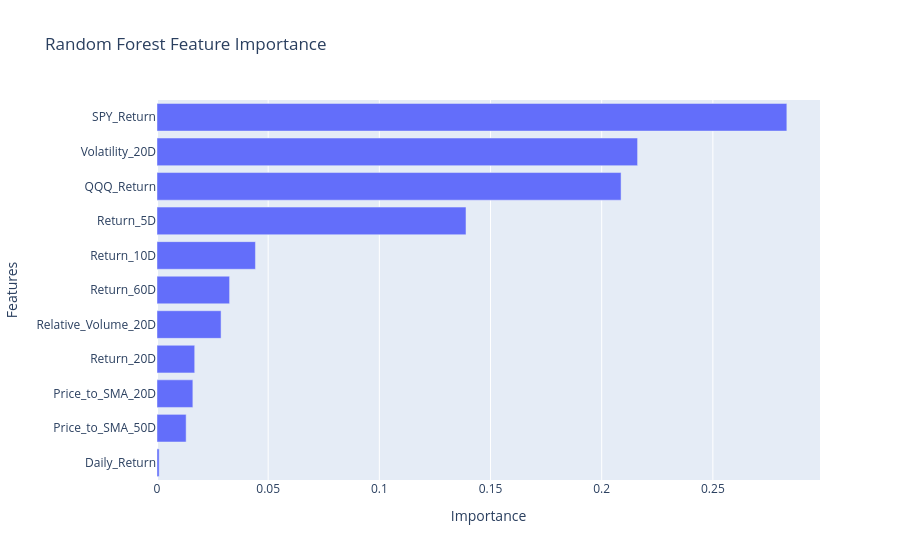

Notebook code cell kept with this figure:
### Code cell
fig = px.bar(feature_importance, x="Importance", y="Features", orientation="h", title="Random Forest Feature Importance")

fig.update_layout(
    yaxis={"categoryorder": "total ascending"}
)

fig.show()

### Figure 1 — Plotly figure (JSON) as saved in the notebook; plotly's stock layout.template omitted (floating-point values rounded to 4 significant figures)
{"data": [{"hovertemplate": "Importance=%{x}<br>Features=%{y}<extra></extra>", "legendgroup": "", "marker": {"color": "#636efa", "pattern": {"shape": ""}}, "name": "", "orientation": "h", "showlegend": false, "textposition": "auto", "type": "bar", "x": [0.2833, 0.2161, 0.2087, 0.139, 0.04428, 0.03265, 0.02881, 0.01696, 0.01613, 0.01311, 0.000969], "xaxis": "x", "y": ["SPY_Return", "Volatility_20D", "QQQ_Return", "Return_5D", "Return_10D", "Return_60D", "Relative_Volume_20D", "Return_20D", "Price_to_SMA_20D", "Price_to_SMA_50D", "Daily_Return"], "yaxis": "y"}], "layout": {"barmode": "relative", "legend": {"tracegroupgap": 0}, "title": {"text": "Random Forest Feature Importance"}, "xaxis": {"anchor": "y", "domain": [0, 1], "title": {"text": "Importance"}}, "yaxis": {"anchor": "x", "categoryorder": "total ascending", "domain": [0, 1], "title": {"text": "Features"}}}}
